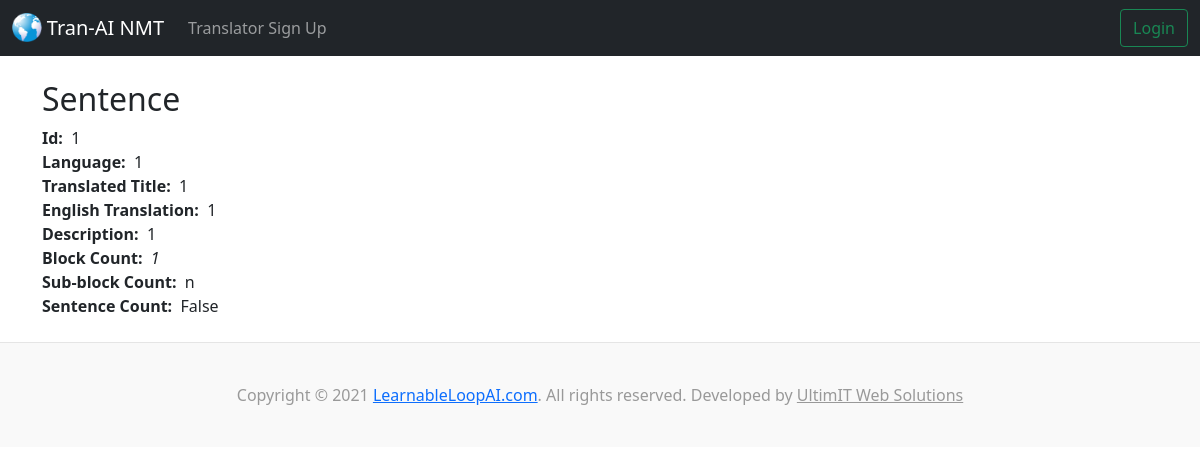
Page /translations/5/sentences/1/ on the earlier database version.
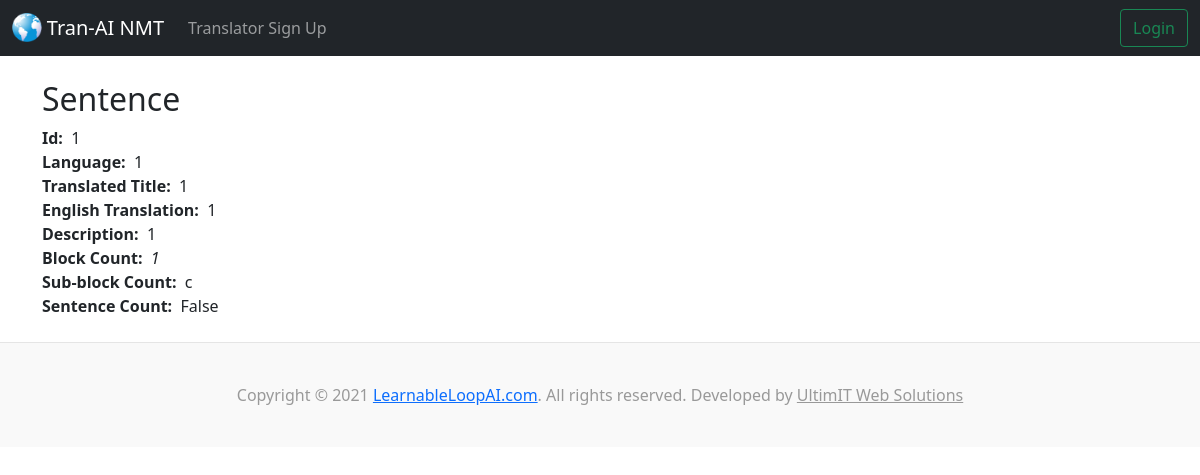
Same page on the later database version.
### tranai/models.py (models this page shows)
class Sentence(models.Model):
  class SentenceType(models.TextChoices):
    n = 'n', _('Normal')
    c = 'c', _('Conversation')
    s = 's', _('Scripture')
    p = 'p', _('Poetry first line')
    q = 'q', _('Poetry other lines')
  blk = models.IntegerField('Block', blank=True, null=True,)
  sub = models.IntegerField('Sub-block', blank=True, null=True,)
  rsub = models.IntegerField('Running sub-block', blank=True, null=True,)
  sen = models.IntegerField('Sentence', blank=True, null=True,)
  rsen = models.IntegerField('Running sentence', blank=True, null=True,)
  typ = models.CharField('Sentence type', max_length=1, validators=[MinLengthValidator(1), MaxLengthValidator(1)], choices=SentenceType.choices, default=SentenceType.n, blank=False, null=False,)
  tie = models.BooleanField('Tie', default=False)
  translation = models.ForeignKey(Translation, blank=False, null=False, on_delete=models.DO_NOTHING, related_name='sentences')

### tranai/views.py (the view)
# urls.py: path('translations/<translation_id>/sentences/<sentence_id>/', views.show_translation_sentence, name='show-translation-sentence'),
def show_translation_sentence(request, translation_id, sentence_id):
  translation = Translation.objects.get(pk=translation_id)
  sentence = translation.sentences.get(pk=sentence_id)
  return render(request, 'tranai/show_translation_sentence.html', {'translation': translation, 'sentence': sentence})

### tranai/templates/tranai/show_translation_sentence.html
{% extends 'tranai/base.html' %}
{% block content %}
  <h2>Sentence</h2>
  <strong>Id:</strong>&nbsp;&nbsp;{{ sentence.id }}<br>
  <strong>Language:</strong>&nbsp;&nbsp;{{ sentence.blk }}<br>
  <strong>Translated Title:</strong>&nbsp;&nbsp;{{ sentence.sub }}<br>
  <strong>English Translation:</strong>&nbsp;&nbsp;{{ sentence.rsub }}<br>
  <strong>Description:</strong>&nbsp;&nbsp;{{ sentence.sen }}<br>
  <strong>Block Count:</strong>&nbsp;&nbsp;<i>{{ sentence.rsen }}</i><br>
  <strong>Sub-block Count:</strong>&nbsp;&nbsp;{{ sentence.typ }}<br>
  <strong>Sentence Count:</strong>&nbsp;&nbsp;{{ sentence.tie }}<br>
{% endblock %}

Differences in the rows shown:
changed Sentence "False": typ "n" → "c"
